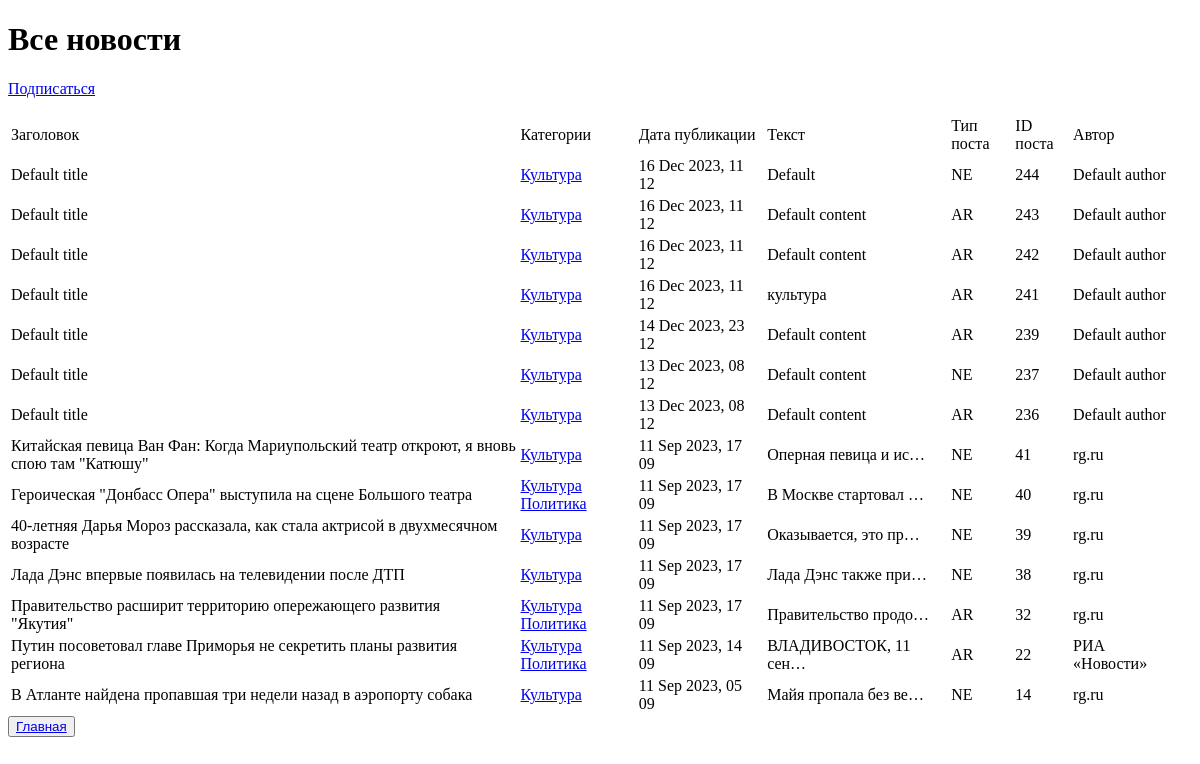
Before: /categories/1/ with the older database file.
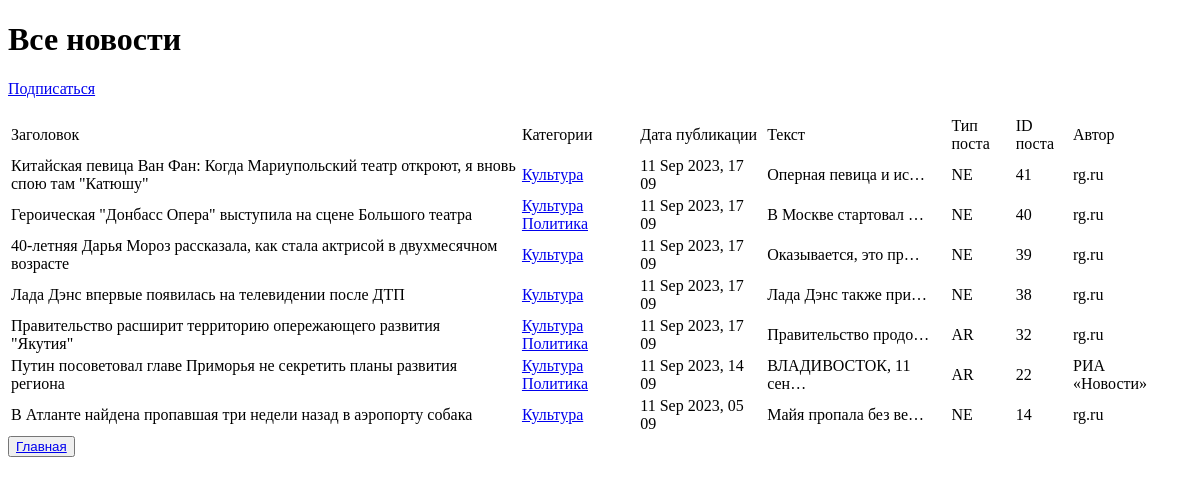
After: the same page with the newer database file.
### news/models.py (models this page shows, shortened)
class Post(models.Model):
    news = 'NE'
    article = 'AR'
    POST_TYPES = [
        (news, 'Новость'),
        (article, 'Статья')
    ]
    author = models.CharField(max_length=255, default='Default author', verbose_name='имя автора')
    post_type = models.CharField(max_length=2, choices=POST_TYPES, default=article, verbose_name='Вид поста')
    date_create = models.DateTimeField(auto_now_add=True, verbose_name='дата и время создания')
    date_update = models.DateTimeField(auto_now=True, verbose_name='дата и время изменения')
    categories = models.ManyToManyField(Category, verbose_name='Категории')
    title = models.CharField(max_length=255, default='Default title', verbose_name='заголовок')
    content = models.TextField(default='Default content', verbose_name='текст')

class Category(models.Model):
    name = models.CharField(unique = True, max_length=255, verbose_name='Категории' )
    subscribers = models.ManyToManyField(User, blank=True, null=True, related_name='Подписчики')
    def __str__(self):
        return self.name

### news/views.py (the view)
# urls.py: path('categories/<int:pk>/', CategoryListView.as_view(),name='category_list'),
class CategoryListView(ListView):
    model = Post
    template_name = 'flatpages/category_list.html'
    context_object_name = 'category_list'
    def get_queryset(self):
        self.category = get_object_or_404(Category,
                                          id=self.kwargs['pk']
                                         )
        queryset = Post.objects.filter(categories=self.category).order_by('-date_create')
        return queryset
    def get_context_data(self, **kwargs):
        context = super().get_context_data(**kwargs)
        context['is_not_subscriber'] = self.request.user not in self.category.subscribers.all()
        context['category'] = self.category
        return context

### news/templatetags/custom_filters.py (called while the page is built)
@register.filter()
def censor(text):
    spl_text = text.split()
    explicitwords = ['дВижения',
                     'ТраСсе',
                     'производственных',
                     'Однако',
                     'детонациЮ']
    for ex_word in explicitwords:
        ex_word = ex_word.title()
        for word in spl_text:
            word1 = word[0].upper() + word[1:]
            if word1 == ex_word:
                text = text.replace(word, word[0] + '*' * (len(word) - 1))
    """Removes all values of arg from the given string"""
    return text

### templates/flatpages/category_list.html (shortened to what this page needs)
{% extends 'flatpages/default.html' %}
{% load custom_filters %}
{% load custom_tags %}
{% block content %}
    <h1>Все новости</h1>
{% if not subscriber %}
    <p class="text-center"><a href="{% url 'subscribe' category.id %}" class "btn btn-secondary btn-sm">Подписаться</a></p>
{% endif %}
    {% if category_list %}
       <table>
           <tr>
               <td>Заголовок</td>
               <td>Категории</td>
               <td>Дата публикации</td>
               <td>Текст</td>
               <td>Тип поста</td>
               <td>ID поста</td>
               <td>Автор</td>
           </tr>
           {% for new in category_list %}
           <tr>
               <td>{{ new.title|censor }}&emsp;</td>
               <td>
                   {% for category in new.categories.all %}
                       <a href="{% url 'category_list' category.id %}">{{category}}</a>
                   {% endfor %}
               </td>
               <td>{{ new.date_create|date:'d M Y, H m'|censor}}&emsp;</td>
               <td>{{ new.content|truncatechars:20|censor }}&emsp;</td>
               <td>{{ new.post_type }}&emsp;</td>
               <td>{{ new.id }}&emsp;</td>
               <td>{{ new.author }}&emsp;</td>
           </tr>
           {% endfor %}
       </table>
    {% else %}
       <h2>Новостей нет!</h2>
    {% endif %}
    <button> <a href="/news/"> Главная </a></button>
{% endblock content %}

Changed rows visible on the page:
removed Post: title|censor "Default title", date_create|censor "16 Dec 2023, 11 12", content|censor "Default", post_type "NE", id "244", author "Default author", Category (name "Культура")
removed Post: title|censor "Default title", date_create|censor "16 Dec 2023, 11 12", content|censor "Default content", post_type "AR", id "243", author "Default author", Category (name "Культура")
removed Post: title|censor "Default title", date_create|censor "16 Dec 2023, 11 12", content|censor "Default content", post_type "AR", id "242", author "Default author", Category (name "Культура")
removed Post: title|censor "Default title", date_create|censor "16 Dec 2023, 11 12", content|censor "культура", post_type "AR", id "241", author "Default author", Category (name "Культура")
removed Post: title|censor "Default title", date_create|censor "14 Dec 2023, 23 12", content|censor "Default content", post_type "AR", id "239", author "Default author", Category (name "Культура")
removed Post: title|censor "Default title", date_create|censor "13 Dec 2023, 08 12", content|censor "Default content", post_type "NE", id "237", author "Default author", Category (name "Культура")
removed Post: title|censor "Default title", date_create|censor "13 Dec 2023, 08 12", content|censor "Default content", post_type "AR", id "236", author "Default author", Category (name "Культура")
